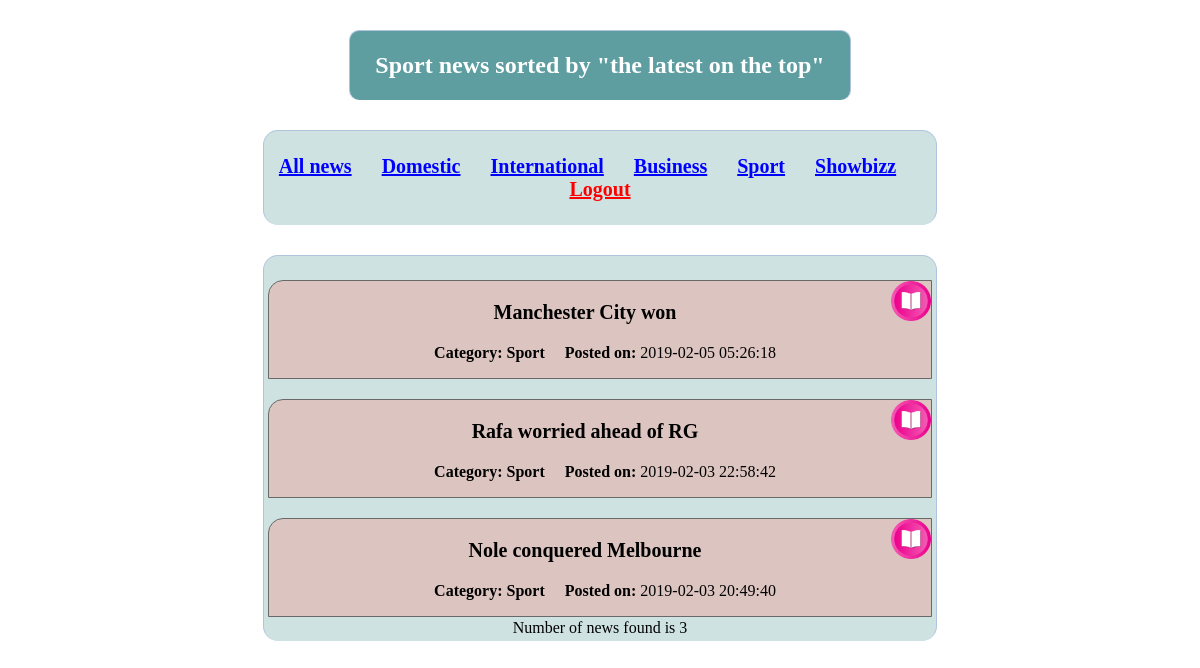
/myWebApp/news/newsc.php?category=Sport, run on the app's committed database.
### tables this page shows
CREATE TABLE IF NOT EXISTS `news` (
  `idnews` int(11) NOT NULL AUTO_INCREMENT,
  `ntitle` varchar(255) NOT NULL,
  `ncontent` text NOT NULL,
  `ncategory` enum('Domestic','International','Business','Sport','Showbizz') NOT NULL,
  `ndatetime` datetime NOT NULL DEFAULT CURRENT_TIMESTAMP,
  PRIMARY KEY (`idnews`)
);

### myWebApp/news/newsc.php (the view, shortened to what this page needs)
<!DOCTYPE html>
<html>
<head>
	<link rel="stylesheet" type="text/css" href="../admin/style.css">
</head>
<?php
if(isset($_GET['category'])){
	$category = $_GET['category'];
	}
?>
<body>
	<div class="adminheader">
	<h2><?php echo $category;?>	news sorted by "the latest on the top"</h2>
	</div>
	<div class="subheader">
		<?php include_once 'subheadernews.php'; ?>
	</div>
	<div class="subheader">
		<?php
			require('../konekcija.php');
			$query = "SELECT * FROM news WHERE ncategory='{$category}'";
			$result1 = mysqli_query ($conn, $query);
			if(mysqli_num_rows($result1) > 0){
				$result2 = array();
				while ($row = mysqli_fetch_assoc($result1)){
					array_push($result2, $row);
				}
			}else{
				die("<b>No news available in this category.</b>");
					}
			$result3 = array_reverse($result2);
			for ($row = 0; $row < count ($result3); $row++){
				?>
				<div class = "news">
						<a href = "show.php?idnews=<?php echo $result3[$row]['idnews'];?>&username=<?php echo $username; ?>"><img src= "../admin/images/readmore.png" title = "Read more..."></a>
						<p style="font-size:20px"><b><?php echo $result3[$row]['ntitle']; ?></b></p>
						<p><b>Category: <?php echo $result3[$row]['ncategory']; ?></b>&nbsp;&nbsp;&nbsp;&nbsp;&nbsp;<b>Posted on: </b><?php echo $result3[$row]['ndatetime']; ?></p>
				</div>
				<?php
				}
				echo "Number of news found is " . mysqli_num_rows($result1);
				?>
	</div>
</body>
</html>

### myWebApp/admin/style.css (style rules this page uses)
.subheader { width: 56%; margin: 30px auto 0px; color: black; background: rgb(95, 158, 160, 0.3); text-align: center; border: 1px solid #B0C4DE; border-bottom: none; border-radius: 15px; padding: 4px; }
.adminheader { width: 42%; margin: 30px auto 0px; color: white; background: rgb(95, 158, 160); text-align: center; border: 1px solid #B0C4DE; border-bottom: none; border-radius: 10px 10px 10px 10px; padding: 1px; }
.news { background-color: rgba(250, 128, 114, 0.3); padding-left: 10px; margin-bottom: 2px; margin-top: 20px; border-radius: 15px 0px 0px 0px; border: 1px solid #696969; }
.news img { max-height: 40px; float: right }

### data on the page
news: ntitle "Manchester City won", ncategory "Sport", ndatetime "2019-02-05 05:26:18"
news: ntitle "Rafa worried ahead of RG", ncategory "Sport", ndatetime "2019-02-03 22:58:42"
news: ntitle "Nole conquered Melbourne", ncategory "Sport", ndatetime "2019-02-03 20:49:40"

### other printed values
$category "Sport"
mysqli_num_rows($result1) "3"
